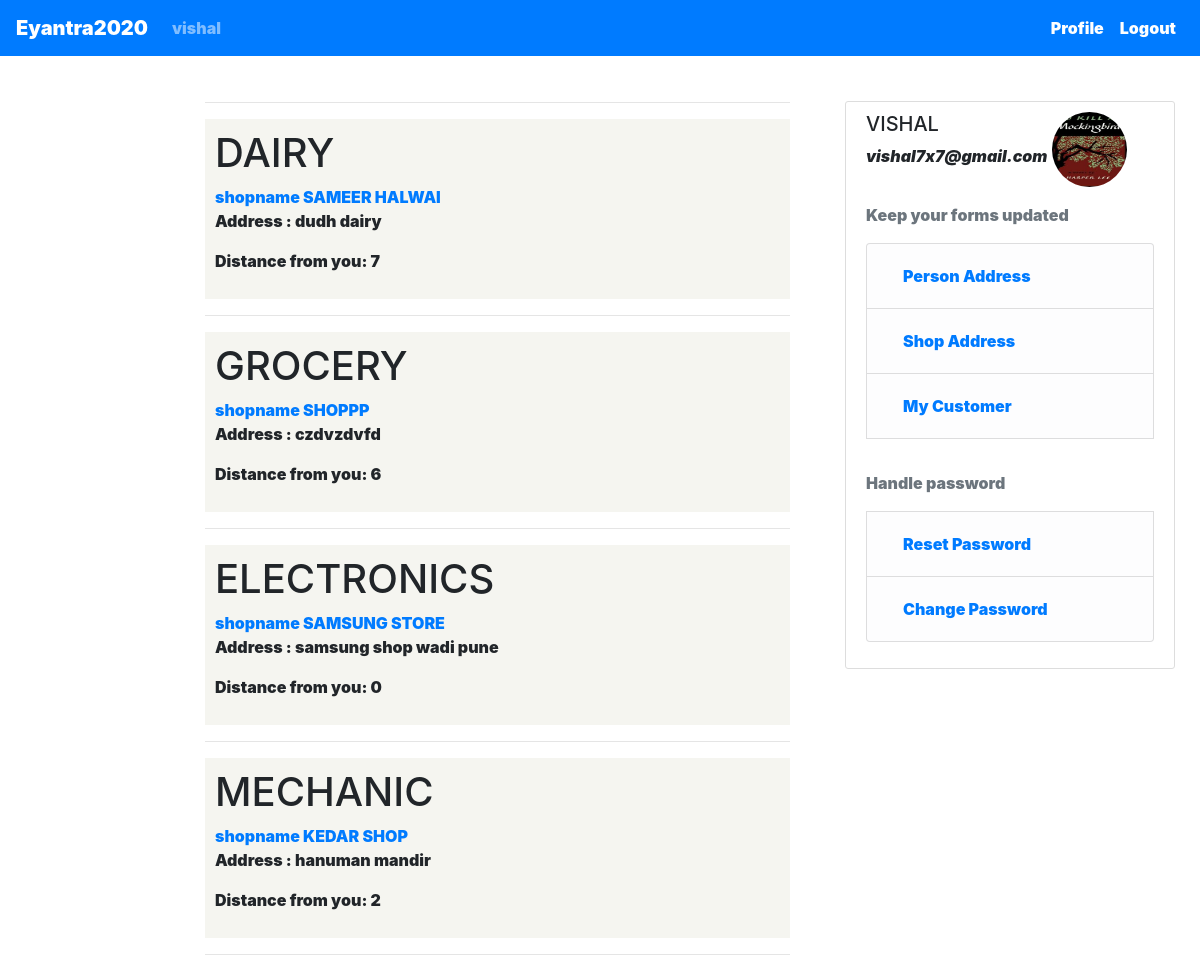
The app's page / (signed in) with its own data.
### users/models.py (models this page shows, shortened)
class Shop(models.Model):
    user = models.OneToOneField(User, on_delete=models.CASCADE)
    is_shopkeeper = models.BooleanField(verbose_name="Are you a shopkeeper")
    shop_name = models.CharField(max_length=30, blank=True)
    shop_category_CHOICES=[('dairy','dairy'),('grocery','grocery'),
    ('electronics','electronics'), ('mechanic','mechanic')]
    category = models.CharField(max_length=30, choices=shop_category_CHOICES,null=True)
    shop_address_line1 = models.CharField(max_length = 50, blank=True)
    shop_address_line2 = models.CharField(max_length = 50, blank=True)
    shop_address_line3 = models.CharField(max_length = 50, blank=True)
    shop_gmap_location = models.PositiveSmallIntegerField(default=3,
        validators=[MinValueValidator(1), MaxValueValidator(50)],
        verbose_name="Distance from center in km")

class Profile(models.Model):#person address
    user = models.OneToOneField(User, on_delete=models.CASCADE)
    image = models.ImageField(default='default.jpg', upload_to='profile_pics')
    first_name = models.CharField(max_length=30)#x1
    last_name = models.CharField(max_length=30)#x2
    phone_regex = RegexValidator(regex=r'^[6-9]\d{9}$',
        message="Phone number must be entered in the format: '+999999999'. Up to 15 digits allowed.")
    phone_number = models.CharField(validators=[phone_regex],
        max_length=10, blank=True) # validators should be a list
    adhaar_regex = RegexValidator(regex=r'^\d{4}\s\d{4}\s\d{4}$',
        message="eg. 1234 1234 1234")
    adhaar_no = models.CharField(validators=[adhaar_regex],
    max_length=30)#x3

### myApp/views.py (the view)
# urls.py: path('', views.index, name='index'),
@login_required
def index(request):
	try:
		print('shop', Shop, type(Shop), request.user.id)
		pos_person = Person.objects.filter(user_id=request.user.id).first().gmap_location
		near_shop = dict()
		for categ in ['dairy','grocery','electronics','mechanic']:
			near_shop[ categ ] = []
			for s in Shop.objects.all():
				print('s.category',s.category, 'categ', categ)
				if s.category ==  categ:
					print('shopdist', s.shop_gmap_location, 'posper', pos_person)
					near_shop[ categ ].append( [s, abs(s.shop_gmap_location - pos_person) ] )
		for cat in near_shop:
			for shops in near_shop[cat]:
				print('cat', cat, ':', 'shop', shops[0].shop_name, shops[1])
		nearest_shop = dict()
		for cat in ['dairy','grocery','electronics','mechanic']:
			print('----->', cat)
			all_shops_from_categ = near_shop[cat]
			print(cat, all_shops_from_categ)
			min_dist_shop_object = all_shops_from_categ[0]
			for a_shop in all_shops_from_categ:
				if min_dist_shop_object!=a_shop and a_shop[1]<min_dist_shop_object[1]:
					min_dist_shop_object = a_shop
			nearest_shop[cat] = min_dist_shop_object
			print('++++++++++', cat, nearest_shop[cat], nearest_shop[cat][1])
		context = {
			'nearest_shop': nearest_shop,
		}
	except:
		messages.warning(request, f'Fill person-address form first')
		return redirect('person-address')
	return render(request, 'myApp/index.html', context)

### myApp/templates/myApp/index.html (shortened to what this page needs)
{% extends "myApp/base.html" %}
{% block content %}
<hr>
{% for cat, shop in nearest_shop.items %}
<div  style="background-color:#f5f5f0;
padding: 10px 10px 10px 10px;">
	<h1>{{cat|upper}}</h1>
	{% for obj in shop %}
	<div  >
		{% if obj.shop_name %}
		<a href="{% url 'detail' obj.id %}">{{"shopname" }} {{obj.shop_name|upper}}</a>
		<p>Address :  {{obj.shop_address_line1}}
		  {{obj.shop_address_line2}}
		  {{obj.shop_address_line3}}</p>
		{% else %}
		<p>Distance from you: {{obj}}</p>
		{% endif %}
	</div>
	{% endfor %}
</div>
<hr>
{% endfor %}
{% endblock content %}

### myApp/templates/myApp/base.html (shortened to what this page needs)
{% load static %}
<!DOCTYPE html>
<html>
<head>
    <link rel="stylesheet" href="https://maxcdn.bootstrapcdn.com/bootstrap/4.0.0/css/bootstrap.min.css">
    <link rel="stylesheet" type="text/css" href="{% static 'myApp/main.css' %}">
</head>
<body style="font-weight:900">
    <header class="site-header">
      <nav class="navbar navbar-expand-lg navbar-dark bg-primary">
  <a class="navbar-brand" href="{% url 'index' %}">Eyantra2020</a>
  <div class="collapse navbar-collapse" id="navbarSupportedContent">
    <ul class="navbar-nav mr-auto">
      <li class="nav-item">
        <a class="nav-link " href="#">{{user}}</a>
      </li>
    </ul>
     <div class="navbar-nav">
              {% if user.is_authenticated %}
                <a class="nav-item nav-link active" href="{% url 'profile' %}">Profile</a>
                <a class="nav-item nav-link active" href="{% url 'logout' %}">Logout</a>
              {% else %}
                <a class="nav-item nav-link active" href="{% url 'login' %}">Login</a>
                <a class="nav-item nav-link active" href="{% url 'register' %}">Register</a>
              {% endif %}
      </div>
  </div>
</nav>
    </header>
    <main role="main" class="container-float" style="padding-top:30px;">
      <div class="row">
	        <div class="col-md-2">
	        </div>
	        <div class="col-md-6">
	          {% block content %}
	          {% endblock %}
	        </div>
	        <div class="col-md-4" style="padding: 15px 40px;">
	          <div class="content-section">
              <div class="row">
                <div class="col-md-5">
                  <h5>{{user|upper}} </h5><i>{{user.email}}</i>
                </div>
                <div class="col-md-2">
                </div>
                <div class="col-md-5">
                  <img class="rounded-circle account-img" src="{{ user.profile.image.url }}" style="  height:75px; width:75px;">
                </div>
              </div>
	            <p class='text-muted'>Keep your forms updated
	              <ul class="list-group">
	                <li class="list-group-item list-group-item-light"><a class="nav-item nav-link active" href="{% url 'person-address' %}">Person Address</a></li>
                  <li class="list-group-item list-group-item-light">  <a class="nav-item nav-link active" href="{% url 'shop-address' %}">Shop Address</a></li>
	              {% if user.shop.is_shopkeeper %}
                <li class="list-group-item list-group-item-light"><a class="nav-item nav-link active" href="{% url 'my_customers_index' %}">My Customer</a></li>
                {% endif %}
                <p class='text-muted'>Handle password</p>
                {% if user.is_authenticated %}
                 <li class="list-group-item list-group-item-light"><a class="nav-item nav-link active" href="{% url 'password_reset' %}">Reset Password</a></li>
                 <li class="list-group-item list-group-item-light"><a class="nav-item nav-link active" href="{% url 'password_change' %}">Change Password</a></li>
                 {% endif %}
	              </ul>
	            </p>
	          </div>
	        </div>
      </div>
    </main>
</body>
</html>

### myApp/static/myApp/main.css (style rules this page uses)
.account-img { height: 125px; width: 125px; margin-right: 20px; margin-bottom: 16px; }
.content-section { background: #ffffff; padding: 10px 20px; border: 1px solid #dddddd; border-radius: 3px; margin-bottom: 20px; }

### records on screen
Shop: category "DAIRY", value "shopname", shop_name "SAMEER HALWAI", shop_address_line1 "dudh dairy", shop "7"
Shop: category "GROCERY", value "shopname", shop_name "SHOPPP", shop_address_line1 "czdvzdvfd", shop "6"
Shop: category "ELECTRONICS", value "shopname", shop_name "SAMSUNG STORE", shop_address_line1 "samsung shop", shop_address_line2 "wadi", shop_address_line3 "pune", shop "0"
Shop: category "MECHANIC", value "shopname", shop_name "KEDAR SHOP", shop_address_line1 "hanuman mandir", shop "2"

### other values on screen
{{ user }} "vishal"
{{ user|upper }} "VISHAL"
{{ user.email }} "vishal7x7@gmail.com"
